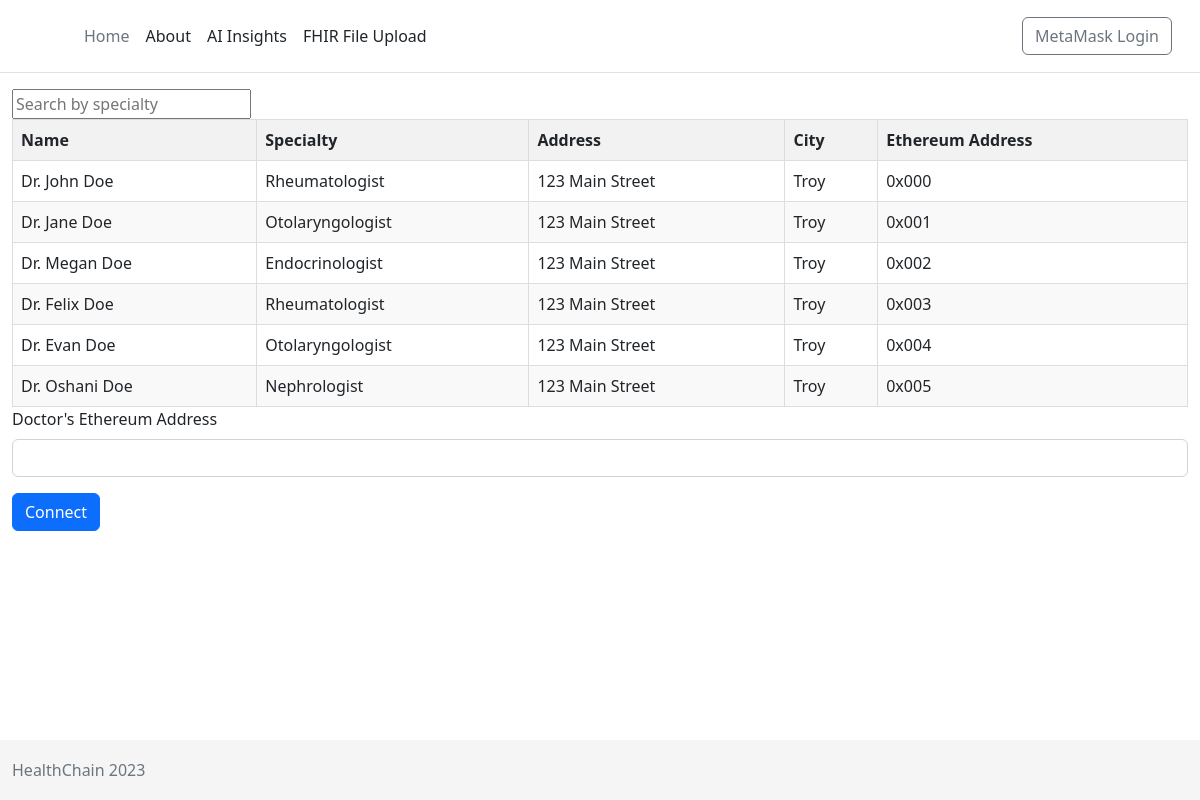
The page /providers/ (signed in) on the database as committed earlier.
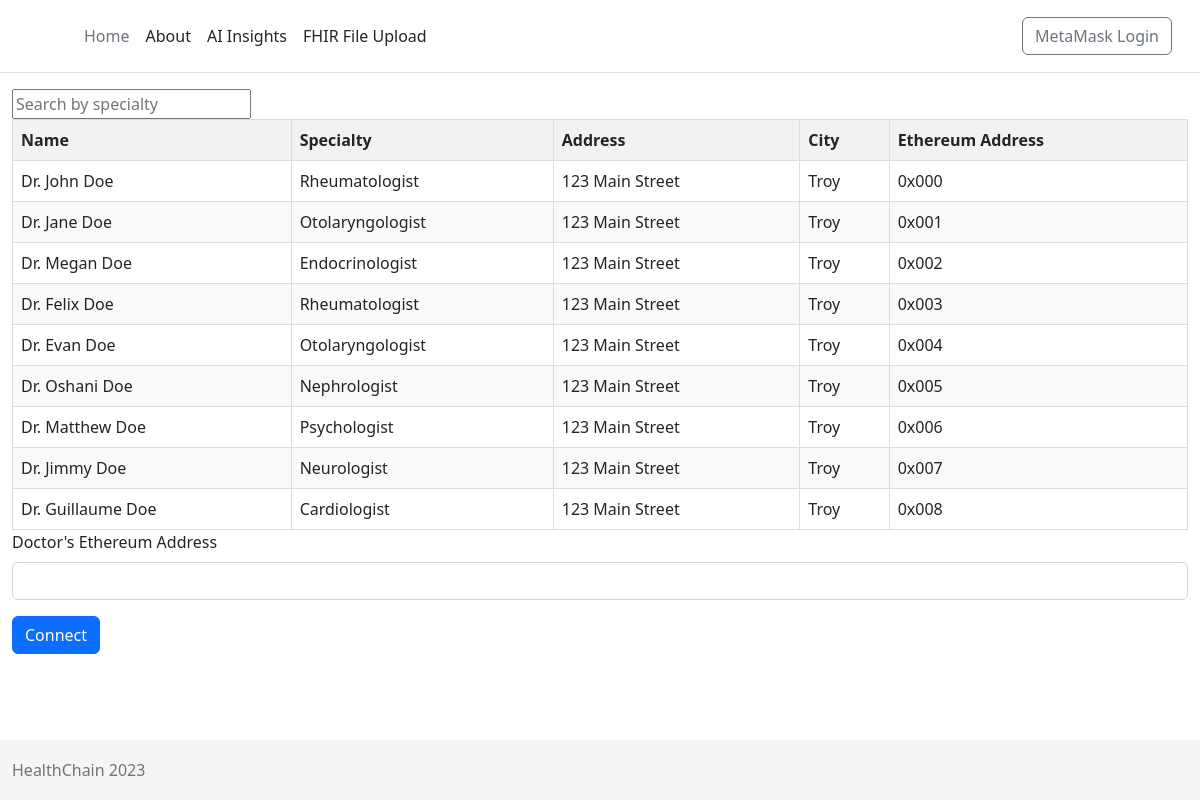
The same page on the database as committed later.
### accounts/models.py (models this page shows, shortened)
class NewUser(AbstractUser):
    name = models.CharField(max_length=100)
    phone = models.CharField(max_length=100)
    address = models.CharField(max_length=100)
    city = models.CharField(max_length=100)
    specialty = models.CharField(max_length=100, blank=True)
    country = models.CharField(max_length=100)
    year = models.CharField(max_length=100)

### pages/views.py (the view)
# urls.py: path('providers/', providers, name='providers'),
@login_required
def providers(request):
    context = {
    'user': NewUser.objects.all(),
    'users': NewUser.objects.exclude(specialty__isnull=True).exclude(specialty='')}
    if request.method == 'POST':
        form = connectForm(request.POST, instance=request.user)
        if form.is_valid():
            form.save()
            return redirect('providers')
    else:
        form = connectForm(instance=request.user)
    context['form'] = form
    return render(request, 'providers.html', context)

### accounts/forms.py
class connectForm(forms.ModelForm):
    class Meta:
        model = NewUser
        fields = ('address',)
        labels = {
            'address': 'Doctor Eth Address',
        }
    def __init__(self, *args, **kwargs):
        super(connectForm, self).__init__(*args, **kwargs)
        self.fields['address'].required = False
        self.fields['address'].widget.attrs['placeholder'] = '0x...'

### templates/providers.html (shortened to what this page needs)
{% extends '_base.html' %}
{% block content %}
<input type="text" id="searchInput" placeholder="Search by specialty">
<table>
    <thead>
        <tr>
            <th>Name</th>
            <th>Specialty</th>
            <th>Address</th>
            <th>City</th>
            <th>Ethereum Address</th>
        </tr>
    </thead>
    <tbody id="tableBody">
        {% for user in users %}
        <tr>
            <td>{{ user.name }}</td>
            <td>{{ user.specialty }}</td>
            <td>{{ user.address }}</td>
            <td>{{ user.city }}</td>
            <td>{{ user.username }}</td>
        </tr>
        {% endfor %}
    </tbody>
</table>
<form method="POST" action="/">
    <div class="mb-3">
        <label for="username" class="form-label">Doctor's Ethereum Address</label>
        <input type="text" class="form-control" id="username" name="username">
    </div>
    <button type="submit" class="btn btn-primary">Connect</button>
{% endblock %}

### templates/_base.html (shortened to what this page needs)
{% load static %}
<!DOCTYPE html>
<html lang="en">
<head>
  {% block css %}
  <link href="https://cdn.jsdelivr.net/npm/bootstrap@5.2.3/dist/css/bootstrap.min.css" rel="stylesheet"
>
  <link rel="stylesheet" href="{% static 'css/base.css' %}">
  {% endblock %}
</head>
<body>
  <header class="p-3 mb-3 border-bottom">
    <div class="container">
      <div class="d-flex flex-wrap align-items-center justify-content-center justify-content-lg-start">
        <a href="/" class="d-flex align-items-center mb-2 mb-lg-0 text-dark text-decoration-none">
          <svg class="bi me-2" width="40" height="32" role="img" aria-label="Bootstrap">
            <use xlink:href="#bootstrap" />
          </svg>
        </a>
        <ul class="nav col-12 col-lg-auto me-lg-auto mb-2 justify-content-center mb-md-0">
          <li><a href="{% url 'home' %}" class="nav-link px-2 link-secondary">Home</a></li>
          <li><a href="{% url 'about' %}" class="nav-link px-2 link-dark">About</a></li>
          <li><a href="{% url 'ai' %}" class="nav-link px-2 link-dark">AI Insights</a></li>
          <li><a href="{% url 'fhir_upload' %}" class="nav-link px-2 link-dark">FHIR File Upload</a></li>
        </ul>
        <div class="dropdown text-end">
          {% if user.is_authenticated %}
          <a href="#" class="d-block link-dark text-decoration-none dropdown-toggle" data-bs-toggle="dropdown"
            aria-expanded="false">
            {{ user.name }}
          </a>
          <ul class="dropdown-menu text-small">
            <li><a class="dropdown-item" href="{% url 'account_change_password' %}">Change password</a></li>
            <li>
              <hr class="dropdown-divider">
            </li>
            <li><a class="dropdown-item" href="{% url 'account_logout' %}">Sign out</a></li>
            </li>
              <hr class="dropdown-divider">
            </li>
            <li><a class="dropdown-item"  href="{% url 'profile' %}">Profile</a></li>
            </li>
              <hr class="dropdown-divider">
            </li>
            <li><a class="dropdown-item"  href="{% url 'delete_account' %}">Delete My Account</a></li>
          </ul>
          {% else %}
          <form class="form-inline ml-auto">
            <a href="#" onclick="connectMetaMask()" class="btn btn-outline-secondary">MetaMask Login</a>
          </form>
          {% endif %}
        </div>
      </div>
    </div>
  </header>
  <div class="container">
    {% block content %}{% endblock content %}
  </div>
  <footer class="footer">
    <div class="container">
      <span class="text-muted">HealthChain 2023<span>
    </div>
  </footer>
</body>
</html>

### static/css/base.css (style rules this page uses)
html { position: relative; min-height: 100%; font-size: 14px; }
@media (min-width: 768px) { html { font-size: 16px; } }
body { margin-bottom: 60px; }
.container { max-width: 1500px; }
.footer { position: absolute; bottom: 0; width: 100%; height: 60px; line-height: 60px; background-color: #f5f5f5; }

### templates/providers.html (style rules this page uses)
table { width: 100%; border-collapse: collapse; }
th, td { border: 1px solid #dddddd; text-align: left; padding: 8px; }
th { background-color: #f2f2f2; }
tr:nth-child(even) { background-color: #f9f9f9; }

Rows that differ between the two databases and show on the page:
added NewUser: name "Dr. Matthew Doe", specialty "Psychologist", address "123 Main Street", city "Troy", username "0x006"
added NewUser: name "Dr. Jimmy Doe", specialty "Neurologist", address "123 Main Street", city "Troy", username "0x007"
added NewUser: name "Dr. Guillaume Doe", specialty "Cardiologist", address "123 Main Street", city "Troy", username "0x008"
